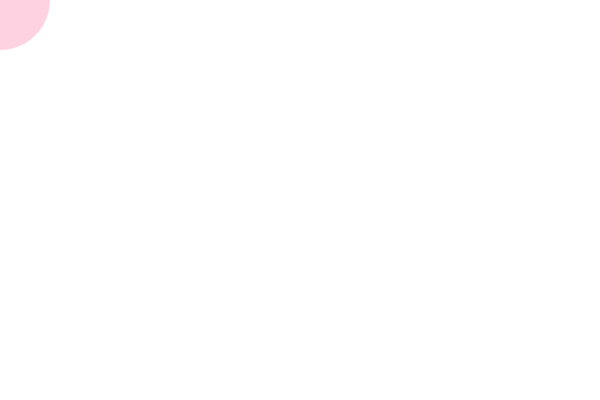
Frame 1 (no input)
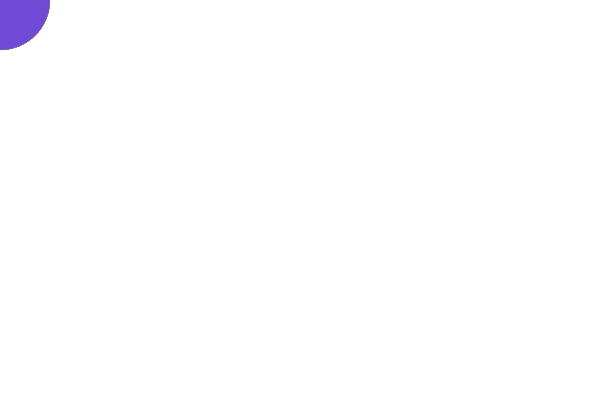
Frame 60 (the mouse pressed at the canvas centre just before this capture)
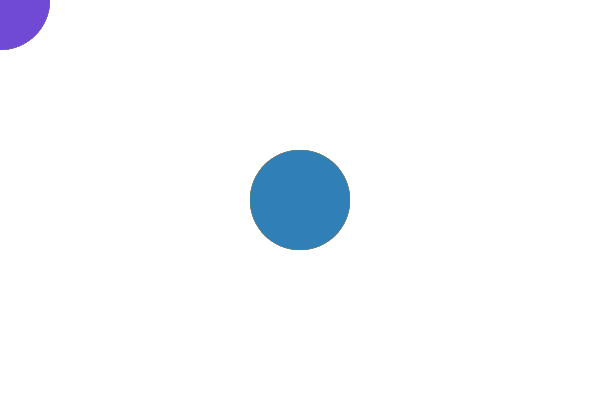
Frame 120 (the mouse held since frame 60 and released just before this capture)

The Processing sketch that drew these frames (run headless with seeded random() and noise(); from frame 60 on, the mouse is pressed at the canvas centre):

// Processing sketch: processing_144166
// ── processing_144166.pde

float increment = 1;
float speed = 0.1;
float xpos;
float ypos;
float gridColor;

void setup() {
  colorMode(HSB, 360, 100, 100);
  size(600, 400);
  noStroke();
  background(0, 0, 100);
}

void draw() {
  inc(); // Increment hue value basis
  float hue = map(sin(increment), -1, 1, 0, 360);
  fill(hue, 100, 100, 45); // HSBA - Alpha/transparency goes from 360 to 0

  xpos = width/2 + cos(radians(hue))*100;
  ypos = height/2 + sin(radians(hue))*100;
  rectMode(CENTER);
  ellipse(mouseX, mouseY, 100, 100);
}

void inc() {
  increment+=speed;
}
